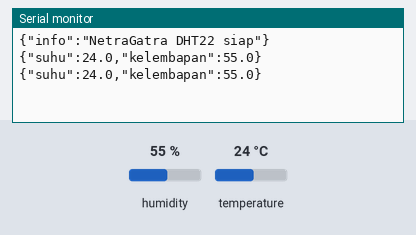
The sketch below on a simulated ESP32. Shown: the last lines printed to the serial monitor. The test bench sets the inputs (shaded band); at power-on: humidity 55 %, temperature 24 °C.

Above: at 10.8 s.
10.9 s: humidity set to 22 %
At 15.5 s:
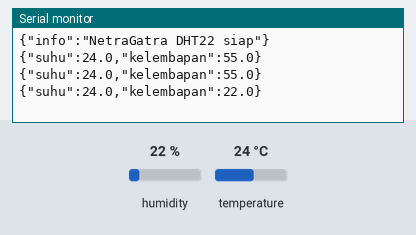
18.4 s: temperature set to 12 °C
At 20.5 s:
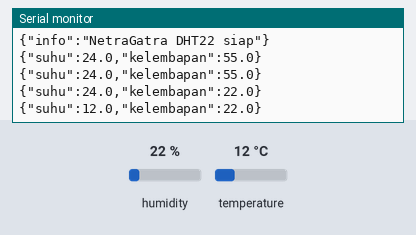
25.9 s: humidity set to 40 %
At 30.6 s:
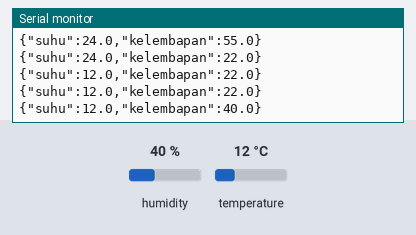
Timing chart, 0 to 32.1 s (numbered marks = the images above; inputs shaded):
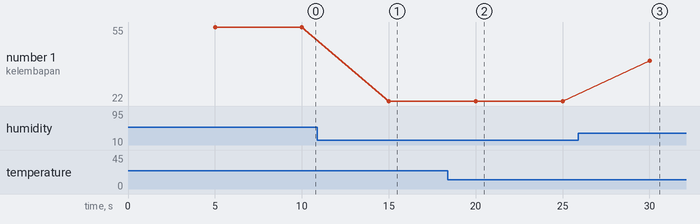

Measured:
- after the input at 10.9 s, the serial monitor: prints a new line after 4.1 s (image 1)
- after the input at 18.4 s, the serial monitor: prints a new line after 1.6 s (image 2)
- after the input at 25.9 s, the serial monitor: prints a new line after 4.1 s (image 3)
- plotted number 1: 55 → 22 after the input at 10.9 s, 22 → 40 after the input at 25.9 s

The sketch:

esp32_dht22.ino
```cpp
/*
  NetraGatra - sensor suhu & kelembapan ESP32 + DHT22

  Kabel DHT22 (modul 3 pin):  VCC -> 3V3,  GND -> GND,  DATA -> GPIO 4
  (DHT22 4 pin tanpa modul: tambahkan resistor 10k antara DATA dan VCC)

  Library (Arduino IDE > Library Manager): "DHT sensor library" (Adafruit) + "Adafruit Unified Sensor"
  Board: ESP32 Dev Module (paket "esp32" oleh Espressif)

  Mode 1 (disarankan untuk demo): USB SERIAL
    ESP32 mencetak satu baris JSON setiap 5 detik ke USB serial 115200.
    Di laptop jalankan:  python tools\jembatan_serial.py --aset-ip 10.10.3.51
  Mode 2 (opsional): WI-FI
    Isi WIFI_SSID, WIFI_PASS, NETRA_URL, NETRA_KEY di bawah. ESP32 POST langsung ke NetraGatra.
    Server harus dijalankan dengan:  jalankan-demo.ps1 -Lan   (dan izinkan port 8000 di Windows Firewall)

  Data tidak dikirim ke cloud mana pun.
*/
#include <DHT.h>
#include <WiFi.h>
#include <HTTPClient.h>

#define DHT_PIN 4
#define DHT_TYPE DHT22
#define INTERVAL_MS 5000

// ---- Mode Wi-Fi (kosongkan WIFI_SSID untuk mode USB serial saja) ----
const char* WIFI_SSID = "";
const char* WIFI_PASS = "";
const char* NETRA_URL = "http://192.168.43.100:8000/api/ingest/telemetri";  // IP laptop server
const char* NETRA_KEY = "ISI_DARI_data_ingest.key";                      // isi data\ingest.key (NETRA_INGEST_KEY di .env)
const char* ASET_IP   = "10.10.3.51";  // aset di NetraGatra yang diwakili sensor ini (lihat tab Aset / aset.json)

DHT dht(DHT_PIN, DHT_TYPE);
unsigned long terakhir = 0;

void setup() {
  Serial.begin(115200);
  dht.begin();
  if (strlen(WIFI_SSID)) {
    WiFi.mode(WIFI_STA);
    WiFi.begin(WIFI_SSID, WIFI_PASS);
  }
  Serial.println("{\"info\":\"NetraGatra DHT22 siap\"}");
}

void kirimWifi(float t, float h) {
  if (!strlen(WIFI_SSID) || WiFi.status() != WL_CONNECTED) return;
  HTTPClient http;
  http.begin(NETRA_URL);
  http.addHeader("Content-Type", "application/json");
  http.addHeader("X-Netra-Key", NETRA_KEY);
  String body = String("{\"ip\":\"") + ASET_IP + "\",\"suhu\":" + String(t, 1) + ",\"kelembapan\":" + String(h, 1) + "}";
  int kode = http.POST(body);
  if (kode != 200) Serial.printf("{\"info\":\"POST gagal %d\"}\n", kode);
  http.end();
}

void loop() {
  if (millis() - terakhir < INTERVAL_MS) return;
  terakhir = millis();
  float h = dht.readHumidity();
  float t = dht.readTemperature();
  if (isnan(h) || isnan(t)) {
    Serial.println("{\"info\":\"gagal baca DHT22, cek kabel\"}");
    return;
  }
  // Satu baris JSON per bacaan: dibaca tools/jembatan_serial.py
  Serial.printf("{\"suhu\":%.1f,\"kelembapan\":%.1f}\n", t, h);
  kirimWifi(t, h);
}
```
